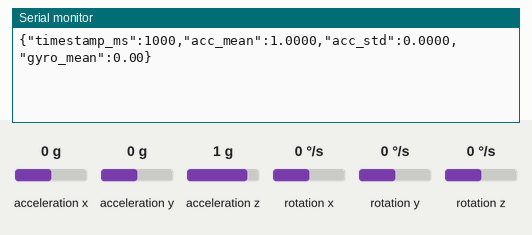
Bench run of a sketch on a simulated Arduino Uno, built with avr-gcc and run on an emulated ATmega328P. Parts: the last lines printed to the serial monitor. The inputs (shaded band) are chosen by the test bench; at power-on: acceleration x 0 g, acceleration y 0 g, acceleration z 1 g, rotation x 0 °/s, rotation y 0 °/s, rotation z 0 °/s.

Above: at 1.2 s.
1.3 s: acceleration x set to -1.4 g
At 2.4 s:
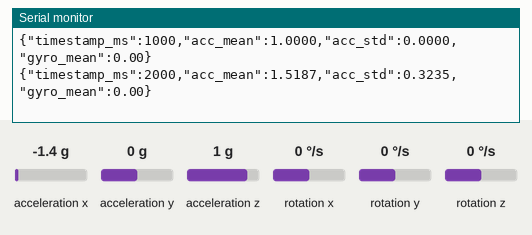
2.8 s: acceleration y set to -1.4 g
At 3.8 s:
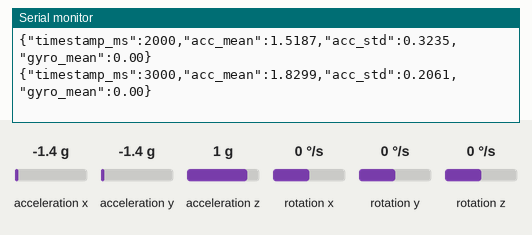
4.3 s: acceleration z set to -1.4 g
At 5.6 s:
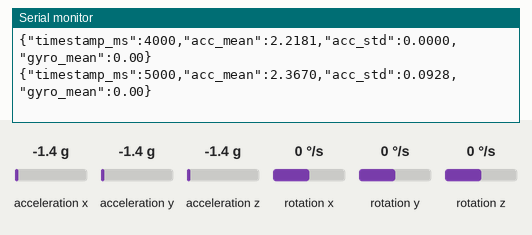
5.8 s: rotation x set to -192 °/s
At 6.7 s:
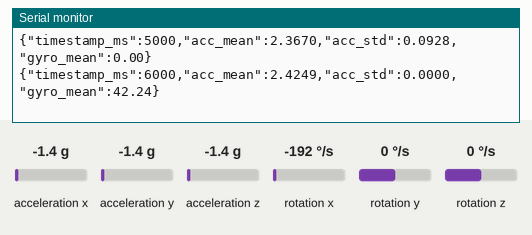
7.3 s: rotation y set to -192 °/s
At 8.8 s:
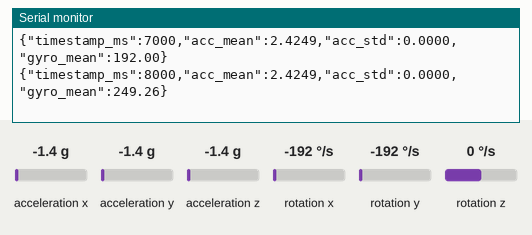
Timing chart, 0 to 9.8 s (numbered marks = the images above; inputs shaded):
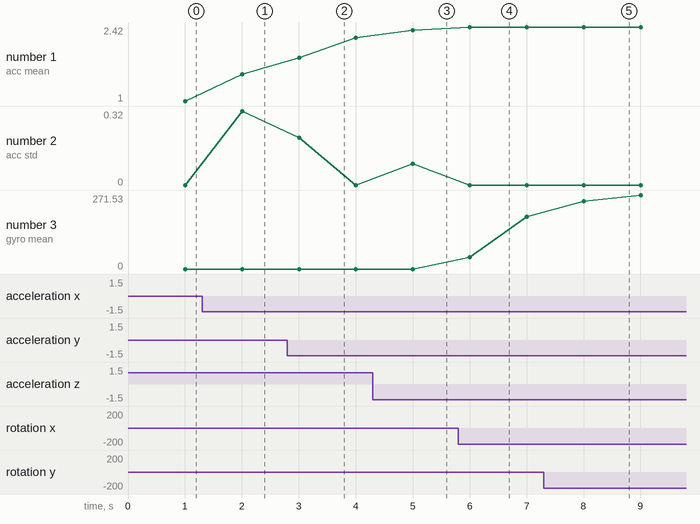

Measured:
- after the input at 1.3 s, the serial monitor: prints a new line after 0.70 s (image 1)
- after the input at 2.8 s, the serial monitor: prints a new line after 0.20 s (image 2)
- after the input at 4.3 s, the serial monitor: prints a new line after 0.70 s (image 3)
- after the input at 5.8 s, the serial monitor: prints a new line after 0.20 s (image 4)
- after the input at 7.3 s, the serial monitor: prints a new line after 0.70 s (image 5)
- plotted number 1: 1 → 1.52 after the input at 1.3 s, 1.52 → 2.22 after the input at 2.8 s, 2.22 → 2.37 after the input at 4.3 s
- plotted number 2: 0 → 0.32 after the input at 1.3 s, 0 → 0.09 after the input at 4.3 s
- plotted number 3: 0 → 192 after the input at 5.8 s, 192 → 271.53 after the input at 7.3 s

The sketch:

nicla_imu.ino
```cpp
// PodCare motion sensor - Arduino Nicla Vision (IMU only), plugged into the laptop/hub by USB.
// One JSON line per second, same style as the team's other sketches:
//   {"timestamp_ms":12345,"acc_mean":1.0012,"acc_std":0.0041,"gyro_mean":0.62}
// acc_mean / acc_std : magnitude of acceleration (g) over the last second (sampled at 50 Hz)
// gyro_mean          : magnitude of angular rate (deg/s) over the last second
// Board: "Arduino Nicla Vision" (Arduino Mbed OS Nicla Boards core)
// Library: Arduino_LSM6DSOX (Library Manager)

#include <Arduino_LSM6DSOX.h>

const uint32_t SAMPLE_MS = 20;
const uint32_t REPORT_MS = 1000;

double accSum = 0, accSq = 0, gyroSum = 0;
uint32_t n = 0;

void setup() {
  Serial.begin(115200);
  while (!Serial && millis() < 3000) {}
  if (!IMU.begin()) {
    Serial.println("# IMU init failed");
    while (true) delay(1000);
  }
}

void loop() {
  static uint32_t lastSample = 0, lastReport = 0;
  uint32_t now = millis();

  if (now - lastSample >= SAMPLE_MS) {
    lastSample = now;
    float ax, ay, az, gx, gy, gz;
    if (IMU.accelerationAvailable() && IMU.gyroscopeAvailable()) {
      IMU.readAcceleration(ax, ay, az);
      IMU.readGyroscope(gx, gy, gz);
      float a = sqrt(ax * ax + ay * ay + az * az);
      float g = sqrt(gx * gx + gy * gy + gz * gz);
      accSum += a; accSq += (double)a * a; gyroSum += g; n++;
    }
  }

  if (now - lastReport >= REPORT_MS && n > 0) {
    lastReport = now;
    double mean = accSum / n;
    double var = accSq / n - mean * mean;
    if (var < 0) var = 0;
    Serial.print("{\"timestamp_ms\":");
    Serial.print(now);
    Serial.print(",\"acc_mean\":");
    Serial.print(mean, 4);
    Serial.print(",\"acc_std\":");
    Serial.print(sqrt(var), 4);
    Serial.print(",\"gyro_mean\":");
    Serial.print(gyroSum / n, 2);
    Serial.println("}");
    accSum = accSq = gyroSum = 0; n = 0;
  }
}
```
